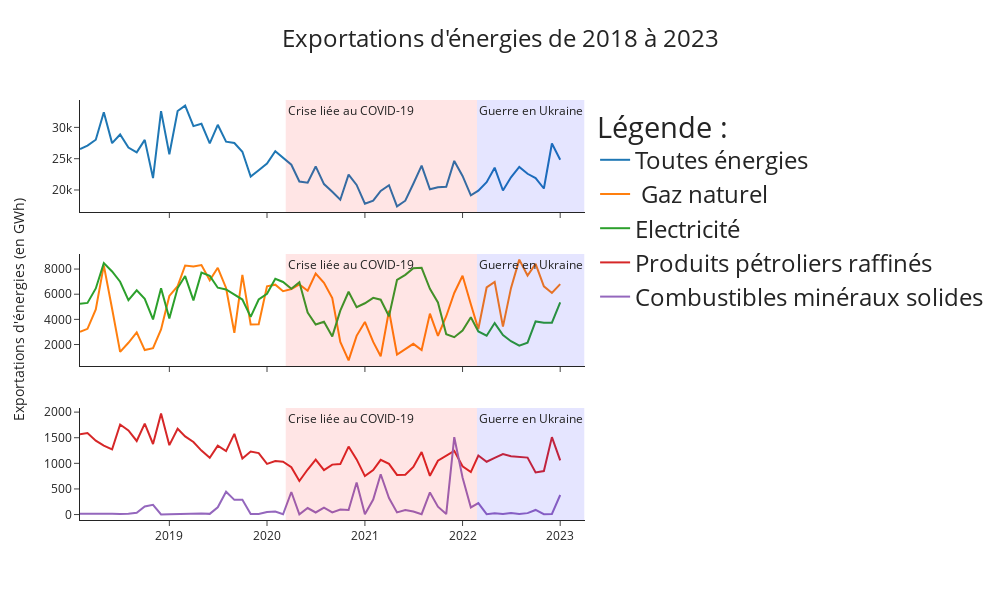

The cell this chart's notebook holds for it:
### Code cell
fig = make_subplots(rows=3, cols=1, shared_xaxes=True)

fig.add_trace(go.Scatter(x=synth_ener.index, y=synth_ener['2.2 Exportations toutes énergies (en GWh)'], name='Toutes énergies'), row=1, col=1)
fig.add_trace(go.Scatter(x=synth_ener.index, y=synth_ener['2.2.3 Exportations de gaz naturel (en GWh)'], name=' Gaz naturel'), row=2, col=1)
fig.add_trace(go.Scatter(x=synth_ener.index, y=synth_ener["2.2.4 Exportations d'électricité (en GWh)"], name="Electricité"), row=2, col=1)
fig.add_trace(go.Scatter(x=synth_ener.index, y=synth_ener["2.2.2 Exportations de produits pétroliers raffinés (en GWh)"], name="Produits pétroliers raffinés"), row=3, col=1)
fig.add_trace(go.Scatter(x=synth_ener.index, y=synth_ener['2.2.1 Exportation de combustibles minéraux solides (en GWh)'], name='Combustibles minéraux solides'), row=3, col=1)

fig.add_vrect(x0='2020-03-11', x1='2022-02-24', line_width=0, fillcolor="red", opacity=0.1, annotation_text='Crise liée au COVID-19', annotation_position='inside top left')
fig.add_vrect(x0='2022-02-24', x1='2023-04-01', line_width=0, fillcolor="blue", opacity=0.1, annotation_text='Guerre en Ukraine', annotation_position='inside top left')
   
fig.update_yaxes(title_text="Exportations d'énergies (en GWh)", row=2, col=1)
fig.update_layout(title={
        'text': "Exportations d'énergies de 2018 à 2023",
        'y':0.95,
        'x':0.5,
        'xanchor': 'center',
        'yanchor': 'top'},
        legend_title_text = "Légende :", width=1000, height=600, template='simple_white',legend_font_size=24, title_font_size=24)

fig.show()
